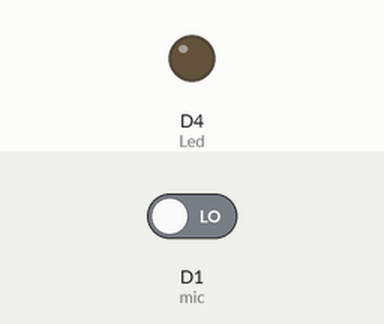
Simulated run of this sketch. Board: ESP8266 (NodeMCU). Parts: output pins drawn as LEDs (lit = HIGH). Inputs (shaded band) come from the test bench; at power-on: D1 (mic) LOW.

Above: at 1.2 s.
1.3 s: D1 (mic) driven HIGH
At 1.8 s:
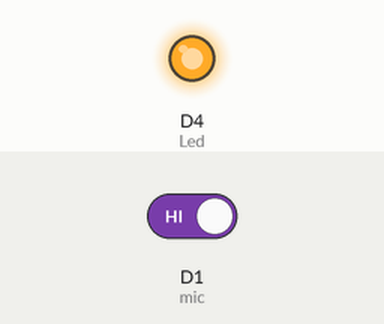
2.8 s: D1 (mic) driven LOW
At 4.2 s:
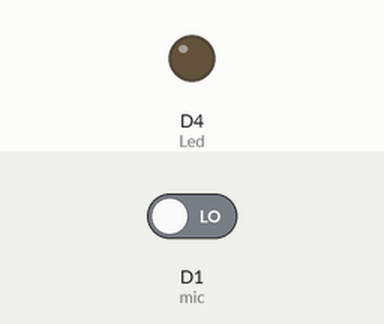
Timing chart, 0 to 5.8 s (numbered marks = the images above; inputs shaded):
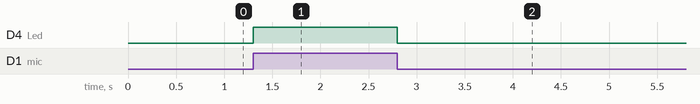

The sketch:

Sound2.ino
```cpp
int Led=BUILTIN_LED;

int mic =D1;
int val;
void setup()
{
    pinMode(Led,OUTPUT);
    pinMode(mic,INPUT);
}
void loop()
{
    val=digitalRead(mic);
    if(val==HIGH)
    {
        digitalWrite(Led,HIGH);
    }
    else
    {
        digitalWrite(Led,LOW);
    }
}
```

Measured:
- after the input at 1.3 s, D4 (Led): LOW → HIGH at once
- after the input at 2.8 s, D4 (Led): HIGH → LOW at once
